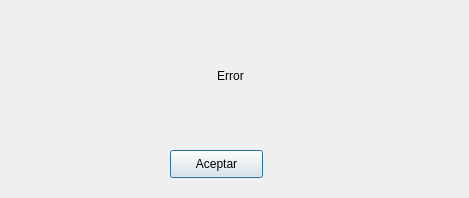
<?xml version="1.0" encoding="UTF-8"?>
<ui version="4.0">
 <class>Dialog</class>
 <widget class="QDialog" name="Dialog">
  <property name="geometry">
   <rect>
    <x>0</x>
    <y>0</y>
    <width>469</width>
    <height>198</height>
   </rect>
  </property>
  <property name="windowTitle">
   <string>Dialog</string>
  </property>
  <widget class="QPushButton" name="pushButton">
   <property name="geometry">
    <rect>
     <x>170</x>
     <y>150</y>
     <width>93</width>
     <height>28</height>
    </rect>
   </property>
   <property name="text">
    <string>Aceptar</string>
   </property>
  </widget>
  <widget class="QLabel" name="error">
   <property name="geometry">
    <rect>
     <x>0</x>
     <y>10</y>
     <width>461</width>
     <height>131</height>
    </rect>
   </property>
   <property name="statusTip">
    <string notr="true"/>
   </property>
   <property name="styleSheet">
    <string notr="true">font: 10pt &quot;MS Shell Dlg 2&quot;;</string>
   </property>
   <property name="text">
    <string>Error</string>
   </property>
   <property name="alignment">
    <set>Qt::AlignCenter</set>
   </property>
  </widget>
 </widget>
 <resources/>
 <connections>
  <connection>
   <sender>pushButton</sender>
   <signal>clicked()</signal>
   <receiver>Dialog</receiver>
   <slot>close()</slot>
   <hints>
    <hint type="sourcelabel">
     <x>230</x>
     <y>160</y>
    </hint>
    <hint type="destinationlabel">
     <x>362</x>
     <y>161</y>
    </hint>
   </hints>
  </connection>
 </connections>
</ui>
